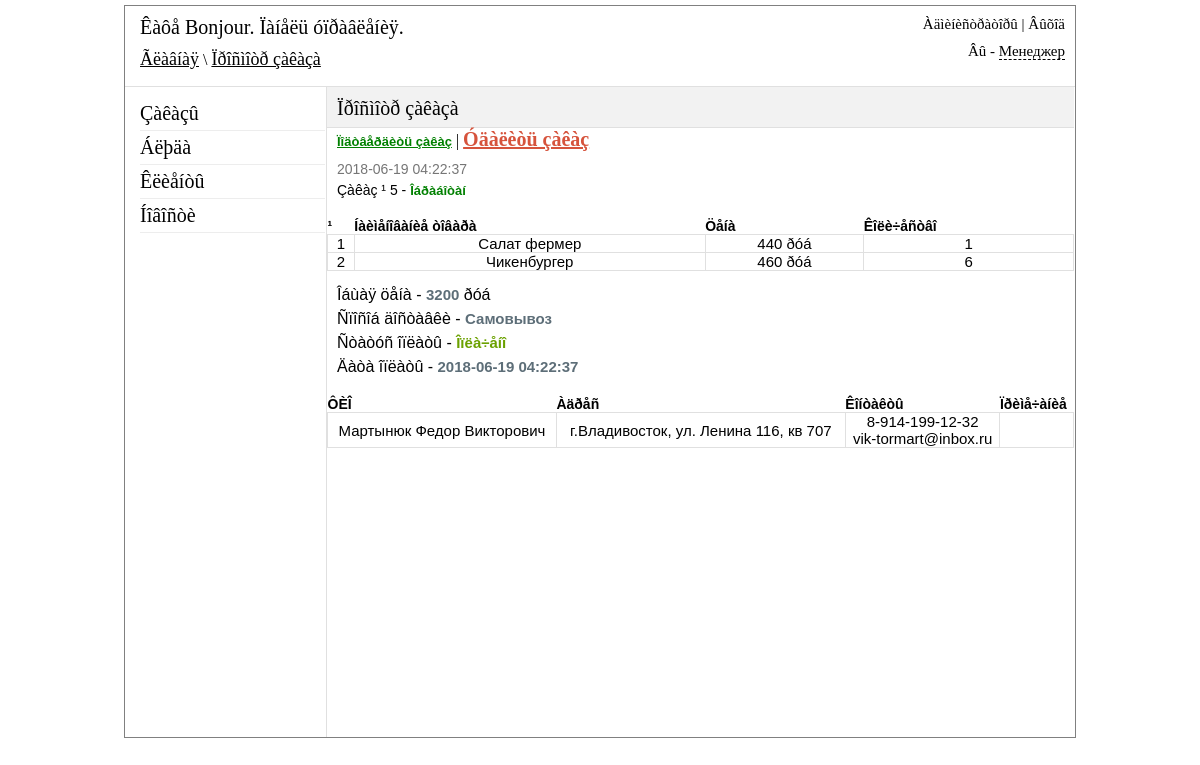
Page /admin/view_order.php?id=5 (signed in) on the committed database.
### tables this page shows
CREATE TABLE IF NOT EXISTS `orders` (
  `order_id` int(11) NOT NULL AUTO_INCREMENT,
  `order_datetime` datetime NOT NULL,
  `order_confirmed` varchar(255) NOT NULL,
  `order_dostavka` varchar(100) NOT NULL,
  `order_pay` varchar(50) NOT NULL,
  `order_fio` text NOT NULL,
  `order_address` text NOT NULL,
  `order_phone` varchar(50) NOT NULL,
  `order_note` text NOT NULL,
  `order_email` varchar(50) NOT NULL,
  PRIMARY KEY (`order_id`)
);

CREATE TABLE IF NOT EXISTS `buy_products` (
  `buy_id` int(11) NOT NULL AUTO_INCREMENT,
  `buy_id_order` int(11) NOT NULL,
  `buy_id_product` int(11) NOT NULL,
  `buy_count_product` int(11) NOT NULL,
  PRIMARY KEY (`buy_id`)
);

CREATE TABLE IF NOT EXISTS `table_products` (
  `products_id` int(11) NOT NULL AUTO_INCREMENT,
  `title` varchar(255) NOT NULL,
  `price` int(11) NOT NULL,
  `category` varchar(255) NOT NULL,
  `mini_description` text NOT NULL,
  `image` varchar(255) NOT NULL,
  `datetime` datetime NOT NULL,
  `visible` int(11) NOT NULL DEFAULT '0',
  `type` varchar(255) NOT NULL,
  `gramm` int(11) NOT NULL,
  `category_id` int(11) NOT NULL,
  PRIMARY KEY (`products_id`)
);

### admin/include/functions.php (called while the page is built, shortened)
<?php
function clear_string($cl_str)
{
    $cl_str = strip_tags($cl_str);
    $cl_str = mysql_real_escape_string($cl_str);
    $cl_str = trim($cl_str);
    return $cl_str;
}
?>

### admin/view_order.php (the view, shortened to what this page needs)
<?php
if ($_SESSION['auth_admin'] == "yes_auth")
{
  include("include/db_connect.php");
  include("include/functions.php");
?>
<!DOCTYPE html PUBLIC "-//W3C//DTD XHTML 1.0 Transitional//EN" "http://www.w3.org/TR/xhtml1/DTD/xhtml1-transitional.dtd">
<html xmlns="http://www.w3.org/1999/xhtml" xml:lang="en" lang="en">
<head>
    <link href="css/reset.css" rel="stylesheet" type="text/css" />
    <link href="css/style.css" rel="stylesheet" type="text/css" />
    <link href="jquery_confirm/jquery_confirm.css" rel="stylesheet" type="text/css" />
</head>
<body>
<div id="block-body">
<?php
	include("include/block-header.php");
$id = clear_string($_GET["id"]);
?>
<div id="block-content">
<div id="block-parameters">
<p id="title-page">Ïðîñìîòð çàêàçà</p>
</div>
<?php
if ($_SESSION['view_orders'] == '1')
{
	$result = mysql_query("SELECT * FROM orders WHERE order_id = '$id'",$link);
 If (mysql_num_rows($result) > 0)
{
$row = mysql_fetch_array($result);
do
{
if ($row["order_confirmed"] == 'yes')
{
    $status = '<span class="green">Îáðàáîòàí</span>';
} else
{
    $status = '<span class="red">Íå îáðàáîòàí</span>';
}
 echo '
  <p class="view-order-link" ><a class="green" href="view_order.php?id='.$row["order_id"].'&action=accept" >Ïîäòâåðäèòü çàêàç</a> | <a class="delete" rel="view_order.php?id='.$row["order_id"].'&action=delete" >Óäàëèòü çàêàç</a></p>
  <p class="order-datetime" >'.$row["order_datetime"].'</p>
  <p class="order-number" >Çàêàç ¹ '.$row["order_id"].' - '.$status.'</p>
<TABLE align="center" CELLPADDING="10" WIDTH="100%">
<TR>
<TH>¹</TH>
<TH>Íàèìåíîâàíèå òîâàðà</TH>
<TH>Öåíà</TH>
<TH>Êîëè÷åñòâî</TH>
</TR>
';
$query_product = mysql_query("SELECT * FROM buy_products,table_products WHERE buy_products.buy_id_order = '$id' AND table_products.products_id = buy_products.buy_id_product",$link);
$result_query = mysql_fetch_array($query_product);
do
{
$price = $price + ($result_query["price"] * $result_query["buy_count_product"]);
$index_count =  $index_count + 1;
echo '
 <TR>
<TD  align="CENTER" >'.$index_count.'</TD>
<TD  align="CENTER" >'.$result_query["title"].'</TD>
<TD  align="CENTER" >'.$result_query["price"].' ðóá</TD>
<TD  align="CENTER" >'.$result_query["buy_count_product"].'</TD>
</TR>
';
} while ($result_query = mysql_fetch_array($query_product));
if ($row["order_pay"] == "accepted")
{
    $statpay = '<span class="green">Îïëà÷åíî</span>';
}else
{
    $statpay = '<span class="red">Íå îïëà÷åíî</span>';
}
echo '
</TABLE>
<ul id="info-order">
<li>Îáùàÿ öåíà - <span>'.$price.'</span> ðóá</li>
<li>Ñïîñîá äîñòàâêè - <span>'.$row["order_dostavka"].'</span></li>
<li>Ñòàòóñ îïëàòû - '.$statpay.'</li>
<li>Äàòà îïëàòû - <span>'.$row["order_datetime"].'</span></li>
</ul>
<TABLE align="center" CELLPADDING="10" WIDTH="100%">
<TR>
<TH>ÔÈÎ</TH>
<TH>Àäðåñ</TH>
<TH>Êîíòàêòû</TH>
<TH>Ïðèìå÷àíèå</TH>
</TR>
 <TR>
<TD  align="CENTER" >'.$row["order_fio"].'</TD>
<TD  align="CENTER" >'.$row["order_address"].'</TD>
<TD  align="CENTER" >'.$row["order_phone"].'</br>'.$row["order_email"].'</TD>
<TD  align="CENTER" >'.$row["order_note"].'</TD>
</TR>
</TABLE>
 ';
} while ($row = mysql_fetch_array($result));
}
 }
 else
 {
    echo '<p id="form-error" align="center"> Ó âàñ íåò ïðàâ íà ïðîñìîòð äàííîãî ðàçäåëà! </p>';
 }
?>
</div>
</div>
</body>
</html>
<?php
}else
{
    header("Location: login.php");
}
?>

### admin/css/style.css (style rules this page uses)
#block-body { width: 950px; margin: 5px auto; background-color: white; border: 1px solid grey; }
#block-header1 a { font: 18px Monotype Corsiva; color: black; }
#block-content { width: 747px; min-height: 650px; height: auto; margin-left: 201px; border-left: 1px solid #E0E0E0; }
#block-parameters { height: 40px; border-bottom: 1px solid #E0E0E0; background-color: #F2F2F2; }
#title-page { font: 20px Monotype Corsiva; margin-top: 10px; margin-left: 10px; position: absolute; }
.delete { font:bold 20px Monotype Corsiva; color: #D6533C; cursor: pointer; text-decoration: underline; }
.green { font:bold 20px Monotype Corsiva; color: green; }
.order-datetime { font: 14px sans-serif; margin-left: 10px; color: #767676; margin-top: 10px; margin-bottom: 0px; }
.order-number { font: 14px sans-serif; margin-left: 10px; color: black; margin-top: 5px; margin-bottom: 10px; }
.green { font:bold 13px sans-serif; color: green; }
.view-order-link { margin-left: 10px; }
table { margin-top: 20px; }
th { font:bold 14px sans-serif; }
td { border: 1px solid #E0E0E0; font:15px sans-serif; }
#info-order { margin-top: 15px; }
#info-order li { font: 16px sans-serif; margin-left: 10px; margin-top: 6px; }
#info-order span { color: #5D6E78; font:bold 15px sans-serif; }
#info-order span.green { color: #6BA100; font:bold 15px sans-serif; }

### rows in the picture
orders: order_datetime "2018-06-19 04:22:37", order_id "5", order_confirmed "Îáðàáîòàí", price "3200", order_dostavka "Самовывоз", order_pay "Îïëà÷åíî", order_fio "Мартынюк Федор Викторович", order_address "г.Владивосток, ул. Ленина 116, кв 707", order_phone "8-914-199-12-32", order_email "vik-tormart@inbox.ru"
buy_products: table_products.title "Салат фермер", table_products.price "440", buy_count_product "1"
buy_products: table_products.title "Чикенбургер", table_products.price "460", buy_count_product "6"

### other values in the picture
$_SESSION['urlpage'] "Ãëàâíàÿ \\ Ïðîñìîòð çàêàçà"
$_SESSION['admin_role'] "Менеджер"
